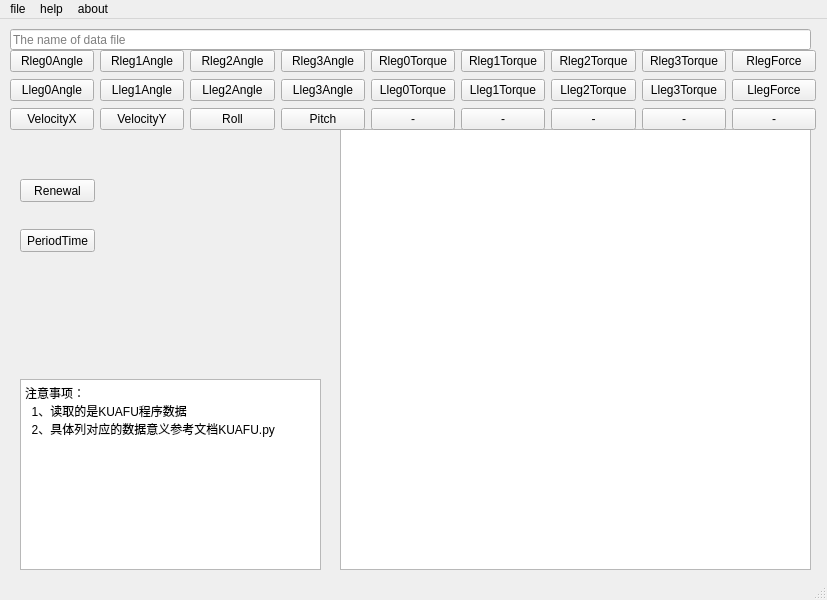
<?xml version="1.0" encoding="UTF-8"?>
<ui version="4.0">
 <class>MainWindow</class>
 <widget class="QMainWindow" name="MainWindow">
  <property name="geometry">
   <rect>
    <x>0</x>
    <y>0</y>
    <width>827</width>
    <height>600</height>
   </rect>
  </property>
  <property name="windowTitle">
   <string>HLQ Data Visualization</string>
  </property>
  <widget class="QWidget" name="centralwidget">
   <widget class="QWidget" name="verticalLayoutWidget">
    <property name="geometry">
     <rect>
      <x>340</x>
      <y>110</y>
      <width>471</width>
      <height>441</height>
     </rect>
    </property>
    <layout class="QVBoxLayout" name="matplotFigure">
     <item>
      <widget class="QWidget" name="widget" native="true">
       <widget class="QGraphicsView" name="graphicsView">
        <property name="geometry">
         <rect>
          <x>0</x>
          <y>0</y>
          <width>471</width>
          <height>441</height>
         </rect>
        </property>
       </widget>
      </widget>
     </item>
    </layout>
   </widget>
   <widget class="QWidget" name="gridLayoutWidget">
    <property name="geometry">
     <rect>
      <x>10</x>
      <y>30</y>
      <width>806</width>
      <height>83</height>
     </rect>
    </property>
    <layout class="QGridLayout" name="gridLayout">
     <item row="0" column="2">
      <widget class="QPushButton" name="rleg2Angle">
       <property name="text">
        <string>Rleg2Angle</string>
       </property>
      </widget>
     </item>
     <item row="0" column="3">
      <widget class="QPushButton" name="rleg3Angle">
       <property name="text">
        <string>Rleg3Angle</string>
       </property>
      </widget>
     </item>
     <item row="1" column="2">
      <widget class="QPushButton" name="lleg2Angle">
       <property name="text">
        <string>Lleg2Angle</string>
       </property>
      </widget>
     </item>
     <item row="0" column="5">
      <widget class="QPushButton" name="rleg1Torque">
       <property name="text">
        <string>Rleg1Torque</string>
       </property>
      </widget>
     </item>
     <item row="0" column="6">
      <widget class="QPushButton" name="rleg2Torque">
       <property name="text">
        <string>Rleg2Torque</string>
       </property>
      </widget>
     </item>
     <item row="1" column="0">
      <widget class="QPushButton" name="lleg0Angle">
       <property name="text">
        <string>Lleg0Angle</string>
       </property>
      </widget>
     </item>
     <item row="0" column="8">
      <widget class="QPushButton" name="rlegForce">
       <property name="text">
        <string>RlegForce</string>
       </property>
      </widget>
     </item>
     <item row="1" column="1">
      <widget class="QPushButton" name="lleg1Angle">
       <property name="text">
        <string>Lleg1Angle</string>
       </property>
      </widget>
     </item>
     <item row="0" column="1">
      <widget class="QPushButton" name="rleg1Angle">
       <property name="text">
        <string>Rleg1Angle</string>
       </property>
      </widget>
     </item>
     <item row="0" column="4">
      <widget class="QPushButton" name="rleg0Torque">
       <property name="text">
        <string>Rleg0Torque</string>
       </property>
      </widget>
     </item>
     <item row="0" column="0">
      <widget class="QPushButton" name="rleg0Angle">
       <property name="text">
        <string>Rleg0Angle</string>
       </property>
      </widget>
     </item>
     <item row="0" column="7">
      <widget class="QPushButton" name="rleg3Torque">
       <property name="text">
        <string>Rleg3Torque</string>
       </property>
      </widget>
     </item>
     <item row="2" column="0">
      <widget class="QPushButton" name="velocityX">
       <property name="text">
        <string>VelocityX</string>
       </property>
      </widget>
     </item>
     <item row="2" column="1">
      <widget class="QPushButton" name="velocityY">
       <property name="text">
        <string>VelocityY</string>
       </property>
      </widget>
     </item>
     <item row="2" column="2">
      <widget class="QPushButton" name="roll">
       <property name="text">
        <string>Roll</string>
       </property>
      </widget>
     </item>
     <item row="1" column="3">
      <widget class="QPushButton" name="lleg3Angle">
       <property name="text">
        <string>Lleg3Angle</string>
       </property>
      </widget>
     </item>
     <item row="2" column="3">
      <widget class="QPushButton" name="pitch">
       <property name="text">
        <string>Pitch</string>
       </property>
      </widget>
     </item>
     <item row="1" column="4">
      <widget class="QPushButton" name="lleg0Torque">
       <property name="text">
        <string>Lleg0Torque</string>
       </property>
      </widget>
     </item>
     <item row="2" column="4">
      <widget class="QPushButton" name="pushButton_16">
       <property name="text">
        <string>-</string>
       </property>
      </widget>
     </item>
     <item row="1" column="5">
      <widget class="QPushButton" name="lleg1Torque">
       <property name="text">
        <string>Lleg1Torque</string>
       </property>
      </widget>
     </item>
     <item row="2" column="5">
      <widget class="QPushButton" name="pushButton_18">
       <property name="text">
        <string>-</string>
       </property>
      </widget>
     </item>
     <item row="1" column="6">
      <widget class="QPushButton" name="lleg2Torque">
       <property name="text">
        <string>Lleg2Torque</string>
       </property>
      </widget>
     </item>
     <item row="2" column="6">
      <widget class="QPushButton" name="pushButton_20">
       <property name="text">
        <string>-</string>
       </property>
      </widget>
     </item>
     <item row="1" column="7">
      <widget class="QPushButton" name="lleg3Torque">
       <property name="text">
        <string>Lleg3Torque</string>
       </property>
      </widget>
     </item>
     <item row="2" column="7">
      <widget class="QPushButton" name="pushButton_22">
       <property name="text">
        <string>-</string>
       </property>
      </widget>
     </item>
     <item row="1" column="8">
      <widget class="QPushButton" name="llegForce">
       <property name="text">
        <string>LlegForce</string>
       </property>
      </widget>
     </item>
     <item row="2" column="8">
      <widget class="QPushButton" name="pushButton_24">
       <property name="text">
        <string>-</string>
       </property>
      </widget>
     </item>
    </layout>
   </widget>
   <widget class="QLineEdit" name="lineEdit">
    <property name="geometry">
     <rect>
      <x>10</x>
      <y>10</y>
      <width>801</width>
      <height>21</height>
     </rect>
    </property>
    <property name="readOnly">
     <bool>true</bool>
    </property>
    <property name="placeholderText">
     <string>The name of data file</string>
    </property>
   </widget>
   <widget class="QTextBrowser" name="textBrowser">
    <property name="geometry">
     <rect>
      <x>20</x>
      <y>360</y>
      <width>301</width>
      <height>191</height>
     </rect>
    </property>
    <property name="html">
     <string>&lt;!DOCTYPE HTML PUBLIC &quot;-//W3C//DTD HTML 4.0//EN&quot; &quot;http://www.w3.org/TR/REC-html40/strict.dtd&quot;&gt;
&lt;html&gt;&lt;head&gt;&lt;meta name=&quot;qrichtext&quot; content=&quot;1&quot; /&gt;&lt;style type=&quot;text/css&quot;&gt;
p, li { white-space: pre-wrap; }
&lt;/style&gt;&lt;/head&gt;&lt;body style=&quot; font-family:'SimSun'; font-size:9pt; font-weight:400; font-style:normal;&quot;&gt;
&lt;p style=&quot; margin-top:0px; margin-bottom:0px; margin-left:0px; margin-right:0px; -qt-block-indent:0; text-indent:0px;&quot;&gt;注意事项：&lt;/p&gt;
&lt;p style=&quot; margin-top:0px; margin-bottom:0px; margin-left:0px; margin-right:0px; -qt-block-indent:0; text-indent:0px;&quot;&gt;  1、读取的是KUAFU程序数据&lt;/p&gt;
&lt;p style=&quot; margin-top:0px; margin-bottom:0px; margin-left:0px; margin-right:0px; -qt-block-indent:0; text-indent:0px;&quot;&gt;  2、具体列对应的数据意义参考文档KUAFU.py&lt;/p&gt;&lt;/body&gt;&lt;/html&gt;</string>
    </property>
   </widget>
   <widget class="QPushButton" name="Renewal">
    <property name="geometry">
     <rect>
      <x>20</x>
      <y>160</y>
      <width>75</width>
      <height>23</height>
     </rect>
    </property>
    <property name="text">
     <string>Renewal</string>
    </property>
   </widget>
   <widget class="QPushButton" name="peroidTime">
    <property name="geometry">
     <rect>
      <x>20</x>
      <y>210</y>
      <width>75</width>
      <height>23</height>
     </rect>
    </property>
    <property name="text">
     <string>PeriodTime</string>
    </property>
   </widget>
  </widget>
  <widget class="QMenuBar" name="menubar">
   <property name="geometry">
    <rect>
     <x>0</x>
     <y>0</y>
     <width>827</width>
     <height>23</height>
    </rect>
   </property>
   <widget class="QMenu" name="menufile">
    <property name="title">
     <string>file</string>
    </property>
   </widget>
   <widget class="QMenu" name="menuhelp">
    <property name="title">
     <string>help</string>
    </property>
   </widget>
   <widget class="QMenu" name="menuabout">
    <property name="title">
     <string>about</string>
    </property>
   </widget>
   <addaction name="menufile"/>
   <addaction name="menuhelp"/>
   <addaction name="menuabout"/>
  </widget>
  <widget class="QStatusBar" name="statusbar"/>
 </widget>
 <resources/>
 <connections/>
</ui>
